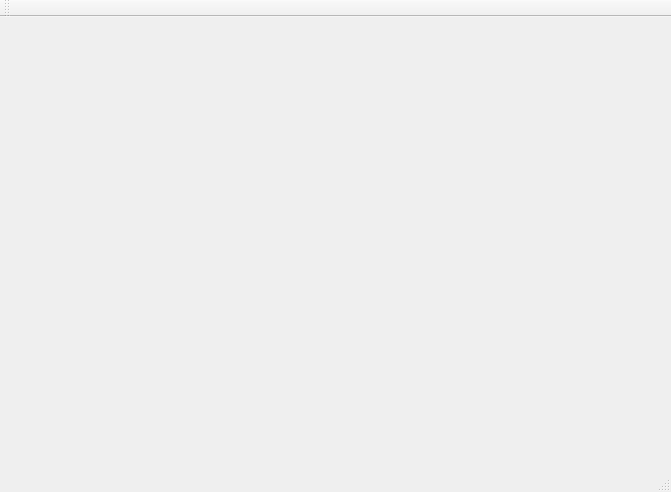
<?xml version="1.0" encoding="UTF-8"?>
<ui version="4.0">
 <class>MainWindow</class>
 <widget class="QMainWindow" name="MainWindow">
  <property name="geometry">
   <rect>
    <x>0</x>
    <y>0</y>
    <width>671</width>
    <height>492</height>
   </rect>
  </property>
  <property name="windowTitle">
   <string>MainWindow</string>
  </property>
  <widget class="QWidget" name="centralWidget"/>
  <widget class="QMenuBar" name="menuBar">
   <property name="geometry">
    <rect>
     <x>0</x>
     <y>0</y>
     <width>671</width>
     <height>20</height>
    </rect>
   </property>
  </widget>
  <widget class="QToolBar" name="mainToolBar">
   <attribute name="toolBarArea">
    <enum>TopToolBarArea</enum>
   </attribute>
   <attribute name="toolBarBreak">
    <bool>false</bool>
   </attribute>
  </widget>
  <widget class="QStatusBar" name="statusBar"/>
 </widget>
 <layoutdefault spacing="6" margin="11"/>
 <resources/>
 <connections/>
</ui>
